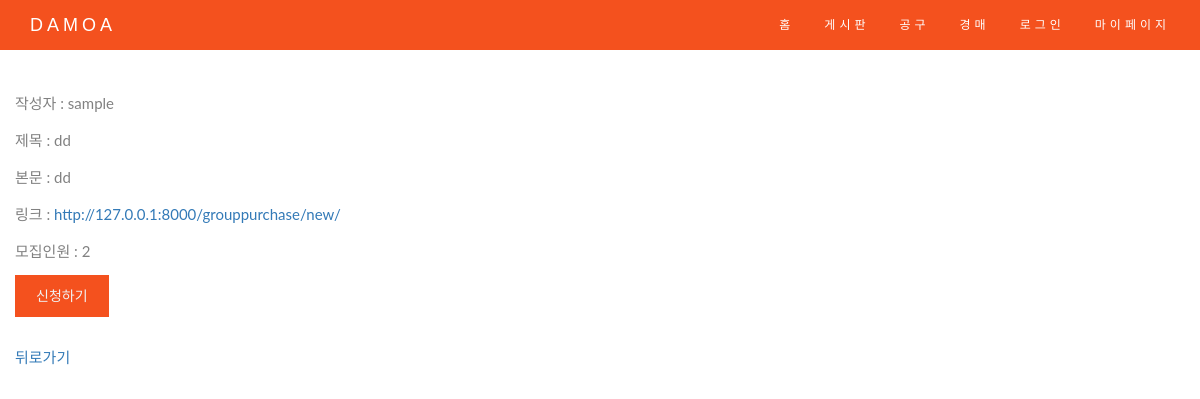
/grouppurchase/detail/1/, run on the app's committed database.
### grouppurchase/models.py (models this page shows)
class Group(models.Model):
    writer = models.CharField(max_length=10) # 작성자
    title = models.CharField(max_length=30) # 상품명
    content = models.TextField(null=True) # 상세내용
    url = models.TextField() # 링크
    recruit = models.PositiveIntegerField(default=0) # 모집인원
    lookup = models.PositiveIntegerField(default=0, null=True) # 조회수

### grouppurchase/views.py (the view)
# urls.py: path('detail/<int:id>/', views.gdetail, name="gdetail"),
def gdetail(request, id):
    post = get_object_or_404(Group, pk=id)
    post.lookup = post.lookup + 1
    post.save()
    log = request.session.get('log')
    context = {'post':post, 'log':log}
    return render(request, 'grouppurchase/detail.html', context)

### grouppurchase/templates/grouppurchase/detail.html (shortened to what this page needs)
<!doctype html>
<html lang="en">
  <head>
    <link
        rel="stylesheet"
        href="http://maxcdn.bootstrapcdn.com/bootstrap/3.3.6/css/bootstrap.min.css">
    <link
        rel="stylesheet"
        href="https://stackpath.bootstrapcdn.com/bootstrap/3.3.1/css/bootstrap.min.css"
>
    <link
        rel="stylesheet"
        href="https://cdnjs.cloudflare.com/ajax/libs/magnific-popup.js/1.1.0/magnific-popup.min.css">
  </head>
  <body  id="myPage" data-spy="scroll" data-target=".navbar" data-offset="60">
      <nav class="navbar navbar-default navbar-fixed-top">
          <div class="container">
              <div class="navbar-header">
                  <a class="navbar-brand" href="{% url 'main' %}">DAMOA</a>
              </div>
              <div class="collapse navbar-collapse" id="myNavbar">
                  <ul class="nav navbar-nav navbar-right">
                      <li>
                          <a href="{% url 'main' %}">홈</a>
                      </li>
                      <li>
                          <a href="{% url 'boardmain' %}">게시판</a>
                      </li>
                      <li>
                          <a href="{% url 'gmain' %}">공구</a>
                      </li>
                      <li>
                          <a href='{% url "mainA"%}'>경매</a>
                      </li>
                      <li>
                        {% if log == 1 %}
                        <a class="nav-link" href="{% url 'logout' %}">로그아웃</a>
                        {% else %}
                        <a class="nav-link" href="{% url 'login' %}">로그인</a>
                        {% endif %}
                    </li>
                      <li>
                          <a href="{% url 'mymain' %}">마이페이지</a>
                      </li>
                  </ul>
              </div>
          </div>
      </nav>
    <div class="container">
    <h1>공구 상세페이지</h1>
    <br>
    <p>작성자 : {{post.writer}}</p>
    <p>제목 : {{post.title}}</p>
    <p>본문 : {{post.content}}</p>
    <p>링크 : <a href="{{post.url}}" target="_blank">{{post.url}}</a></p>
    <p>모집인원 : {{post.recruit}}</p>
    <input class="btn btn-dark" type="submit" value="신청하기">
    <br><br>
    <a href="{% url 'gmain' %}">뒤로가기</a>
    </div>
  </body>
</html>

### grouppurchase/templates/grouppurchase/detail.html (style rules this page uses)
body { font: 400 15px Lato, sans-serif; line-height: 1.8; color: #818181; width: 80%; }
h1 { color: #fff !important; text-align: center; font-size: 30px; }
.btn { padding: 10px 20px; background-color: #f4511e; border: 1px solid #f4511e; color: #f1f1f1; border-radius: 0; transition: 0.2s; }
.navbar { margin-bottom: 0; background-color: #f4511e; z-index: 9999; border: 0; font-size: 12px !important; line-height: 1.42857143 !important; letter-spacing: 4px; border-radius: 0; font-family: Montserrat, sans-serif; }
.navbar .navbar-brand, .navbar li a { color: #fff !important; }

### data on the page
Group: writer "sample", title "dd", content "dd", url "http://127.0.0.1:8000/grouppurchase/new/", recruit "2"
